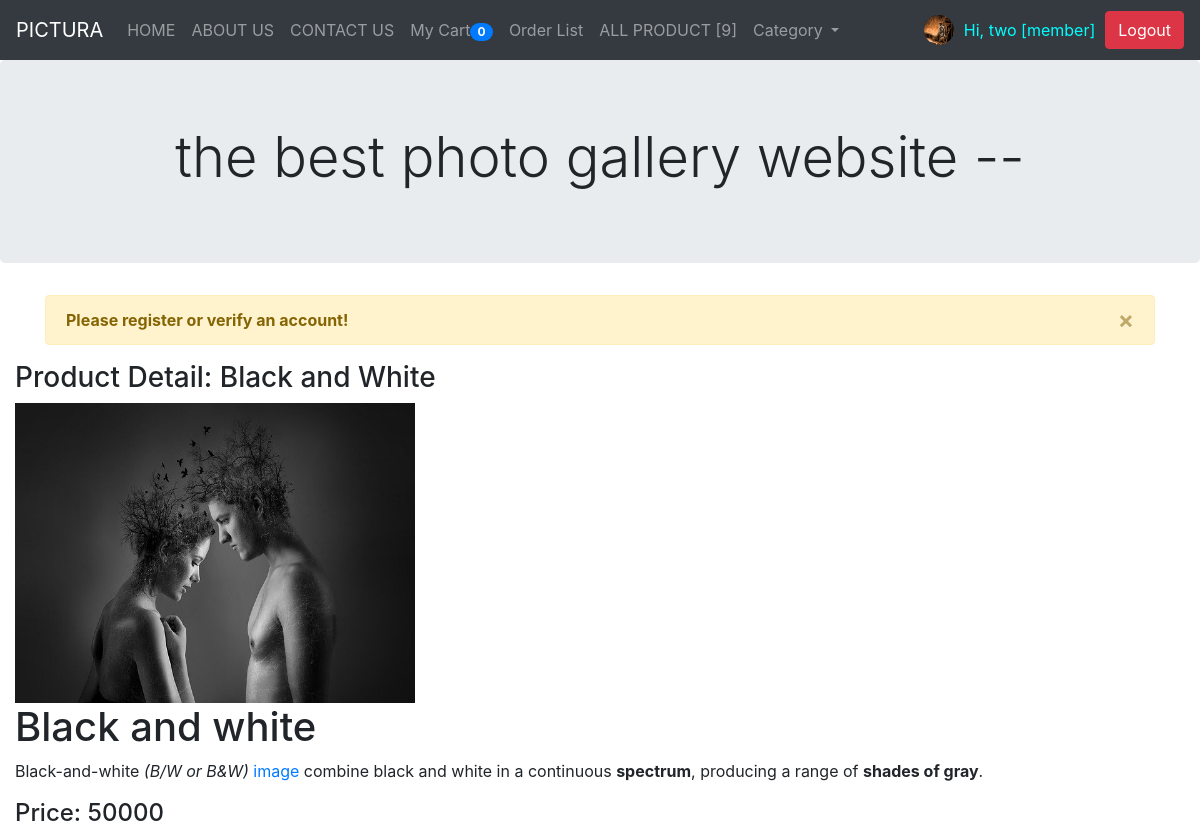
The app's page /productDetail/10/ (signed in) with its own data.
### myapp/models.py (models this page shows, shortened)
class Profile(models.Model):
    user = models.OneToOneField(User, on_delete=models.CASCADE)
    photo = models.ImageField(upload_to='photoProfile',
                              null=True, blank=True, default='default.jpg')
    userType = models.CharField(max_length=100, default='member')
    cartQuantity = models.IntegerField(default=0)

class AllProduct(models.Model):
    catName = models.ForeignKey(
        Category, on_delete=models.CASCADE, null=True, blank=True)
    name = models.CharField(max_length=100)
    price = models.CharField(max_length=100)
    detail = models.TextField(null=True, blank=True)
    imageUrl = models.CharField(max_length=200, null=True, blank=True)
    inStock = models.BooleanField(default=True)
    quantity = models.IntegerField(default=1)
    unit = models.CharField(max_length=200, default='-')
    image = models.ImageField(upload_to="products", null=True, blank=True)

### myapp/views.py (the view)
# urls.py: path('productDetail/<int:productId>/', ProductDetail, name='productDetail'),
def ProductDetail(request, productId):
    product = AllProduct.objects.get(id=productId)
    context = {'product': product}
    return render(request, 'myapp/productDetail.html', context)

### myapp/templatetags/custom_tags.py (called while the page is built)
@register.simple_tag
def show_allproduct():
    count = AllProduct.objects.count()
    return count

@register.inclusion_tag('myapp/allCategory.html')
def all_category():
    cats = Category.objects.all()
    return {'allcats': cats}

### myapp/templatetags/markdown_extra.py (called while the page is built)
@register.filter()
@stringfilter
def markdown(value):
    return md.markdown(value, extensions=['markdown.extensions.fenced_code'])

### template/myapp/productDetail.html
{% extends 'myapp/base.html' %} {% load markdown_extra %} {% block content %}
<h3>Product Detail: {{ product.name }}</h3>
<img src="{{ product.image.url }}" alt="" width="400" height="300" /><br />
{{ product.detail | markdown | safe }}
<h4>Price: {{ product.price }}</h4>
{% endblock %}

### template/myapp/base.html (shortened to what this page needs)
{% load custom_tags %} {% load markdown_extra %}
<!DOCTYPE html>
<html lang="en">
  <head>
    <link
      rel="stylesheet"
      href="https://stackpath.bootstrapcdn.com/bootstrap/4.5.2/css/bootstrap.min.css"
    />
    <link
      rel="stylesheet"
      href="https://cdnjs.cloudflare.com/ajax/libs/font-awesome/4.7.0/css/font-awesome.min.css"
    />
  </head>
  <body>
    <nav class="navbar navbar-expand-sm bg-dark navbar-dark">
      <a class="navbar-brand" href="/">PICTURA</a>
      <div class="collapse navbar-collapse" id="collapsibleNavbar">
        <ul class="navbar-nav mr-auto">
          <li class="nav-item">
            <a class="nav-link" href="{% url 'home-page'%}">HOME</a>
          </li>
          <li class="nav-item">
            <a class="nav-link" href="{% url 'about-page'%}">ABOUT US</a>
          </li>
          <li class="nav-item">
            <a class="nav-link" href="{% url 'contact-page'%}">CONTACT US</a>
          </li>
          {% if user.is_authenticated and user.profile.userType == 'member'%}
          <li class="nav-item">
            <a class="nav-link" href="{% url 'myCart'%}"
              >My Cart<span class="badge badge-pill badge-primary"
                >{{user.profile.cartQuantity}}</span
              ></a
            >
          </li>
          <li class="nav-item">
            <a class="nav-link" href="{% url 'orderList'%}">Order List</a>
          </li>
          {% endif %}
          <li class="nav-item">
            <a class="nav-link" href="{% url 'allProduct'%}"
              >ALL PRODUCT [{% show_allproduct %}]</a
            >
          </li>
          <li class="nav-item dropdown">
            <a
              class="nav-link dropdown-toggle"
              href="#"
              id="navbarDropdown"
              role="button"
              data-toggle="dropdown"
              aria-haspopup="true"
              aria-expanded="false"
            >
              Category
            </a>
          </li>
        </ul>
        {% if user.is_authenticated %}
        <img
          src="{{user.profile.photo.url}}"
          alt=""
          width="30px"
          height="30px"
          class="rounded-circle"
        />
        <p style="color: cyan; margin: 10px">
          Hi,&nbsp{{user.last_name}}&nbsp[{{user.profile.userType}}]
        </p>
        <a class="btn btn-danger" href="{% url 'logout' %}">Logout</a>
        {% else %}
        <a class="btn btn-info" href="{% url 'register'%}">Register</a
        >&nbsp&nbsp&nbsp
        <a class="btn btn-info" href="{% url 'login' %}">Login</a>
        {% endif %}
      </div>
    </nav>
    <center>
      <div class="jumbotron">
        <h5 class="display-4">the best photo gallery website --</h5>
      </div>
    </center>
    <div class="container">
      {% if user.is_authenticated and user.verifyemail.approved == False %}
      <div class="alert alert-warning alert-dismissible">
        <button type="button" class="close" data-dismiss="alert">
          &times;
        </button>
        <strong>Please register or verify an account!</strong>
      </div>
      {% endif %}
    </div>
    <div class="container-fluid">
      {% block content %} {% endblock content %}
    </div>
  </body>
</html>

### records on screen
AllProduct: name "Black and White", image (picture), detail "Black and white Black-and-white (B/W or B&W) image combine black and white in a continuous spectrum , producing a range of shades of gray .", price "50000"

### other values on screen
{{ user.profile.cartQuantity }} "0"
{{ user.last_name }} "two"
{{ user.profile.userType }} "member"
